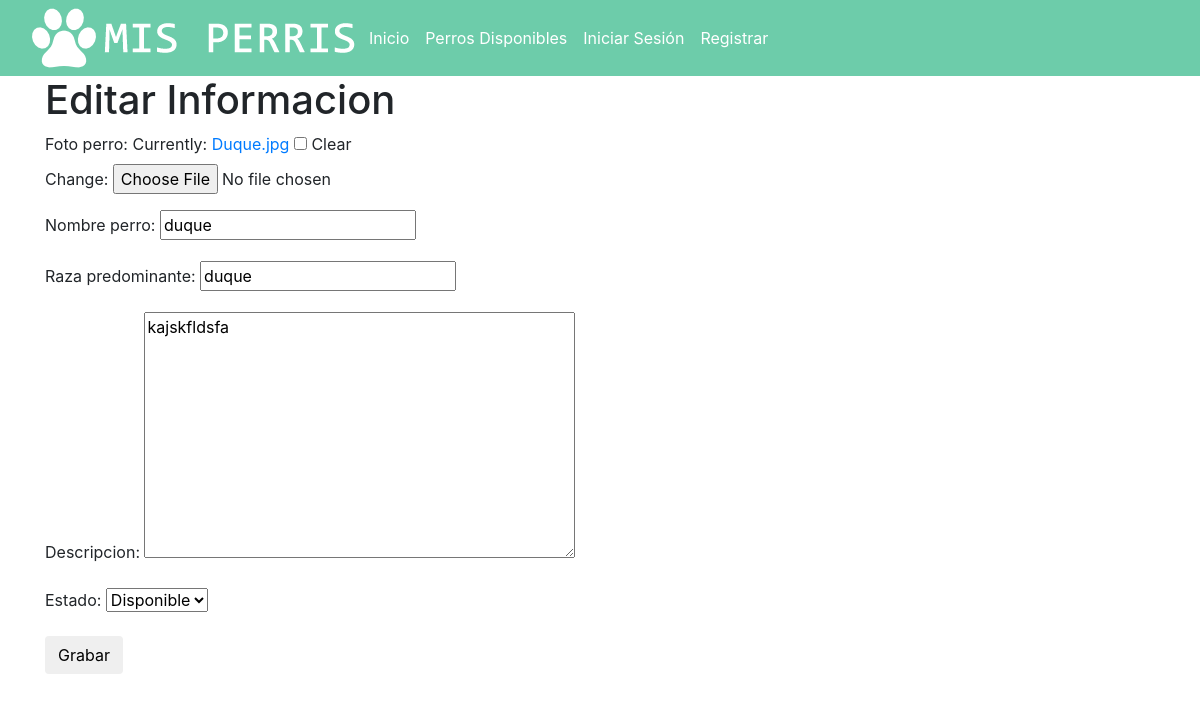
Screenshot of /post/8/edit/ with the database file from the repository.
### blog/models.py (models this page shows, shortened)
class Perros_Rescatados(models.Model):
    author = models.ForeignKey('auth.User', on_delete=models.CASCADE)
    estado= models.CharField(max_length=30, choices=ESTADOS, default='')
    foto_perro=models.FileField(blank=True, null=True)
    nombre_perro = models.CharField(max_length=200)
    raza_predominante = models.CharField(max_length=200)
    descripcion=models.TextField()
    published_date = models.DateTimeField(blank=True, null=True)
    class Meta:
        permissions = (
            ('usuarios', _('Usuarios')),
        )

### blog/views.py (the view)
# urls.py: url(r'^post/(?P<pk>[0-9]+)/edit/$', views.post_edit, name='post_edit'),
def post_edit(request, pk):
    post = get_object_or_404(Perros_Rescatados, pk=pk)
    if request.method == "POST":
        form = Perro_RescatadoForm(request.POST or None , request.FILES or None, instance=post)
        if form.is_valid():
            post = form.save(commit=False)
            post.author = request.user
            post.published_date = timezone.now()
            post.save()
            return redirect('post_list')
    else:
        form = Perro_RescatadoForm(instance=post)
    return render(request, 'blog/post_edit.html', {'form': form})

### blog/forms.py
class Perro_RescatadoForm(forms.ModelForm):
	class Meta:
		model=Perros_Rescatados
		fields=('foto_perro','nombre_perro' , 'raza_predominante' , 'descripcion','estado', )

### blog/templates/blog/post_edit.html (shortened to what this page needs)
<!DOCTYPE html>
<html>
<body>
{% extends 'blog/base.html' %}
{% block content %}
<div class="container">
<h1>Editar Informacion</h1>
<form method="post" class="post-form" enctype="multipart/form-data">{% csrf_token %}
    {{ form.as_p  }}
    <button type='submit' class="save btn btn-default">Grabar</button>
</form>
</div>
{% endblock %}

### rows the page displays
Perros_Rescatados: nombre_perro "duque", raza_predominante "duque", descripcion "kajskfldsfa", estado "Disponible"
